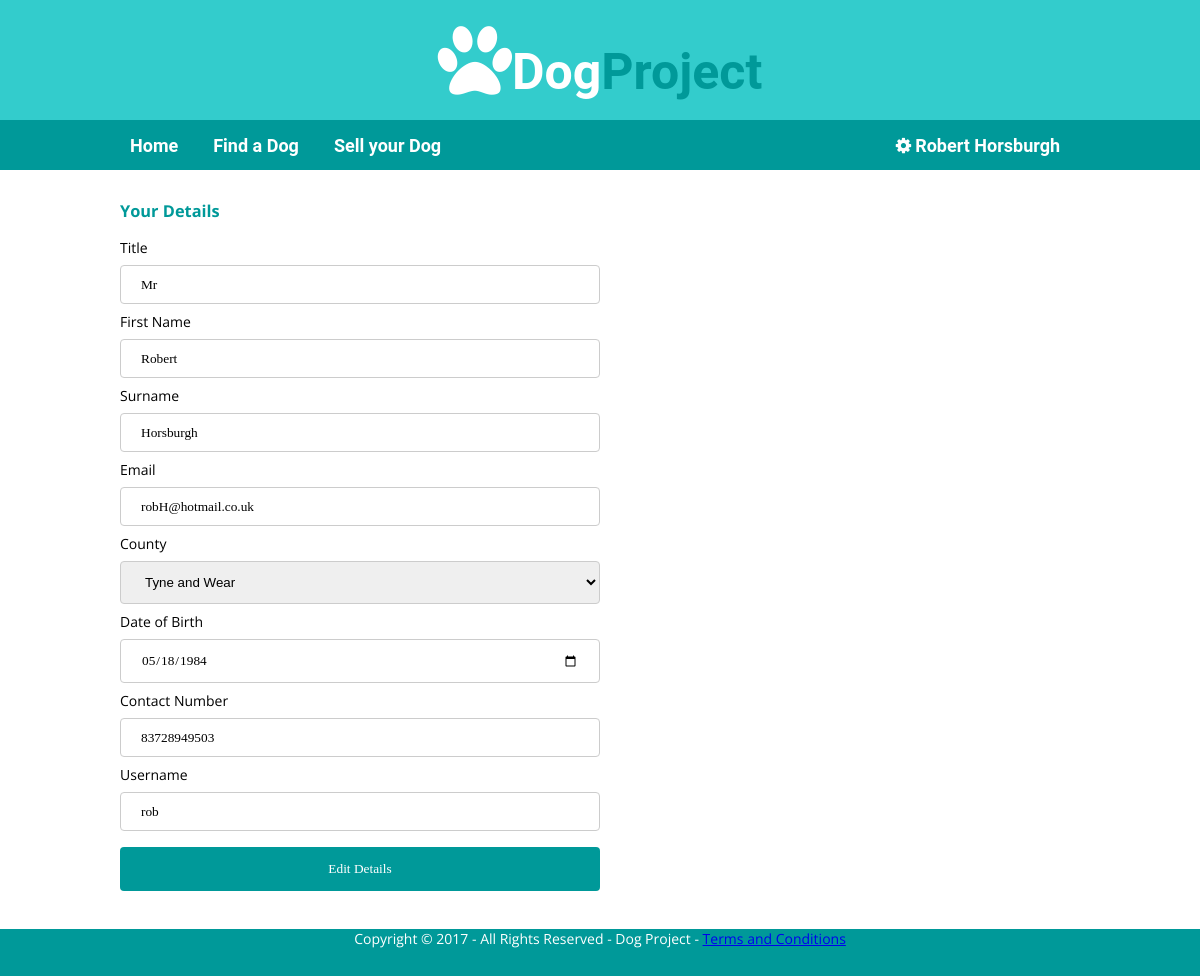
Page /mpa-dogProject/editInformation.php (signed in) on the committed database.
### tables this page shows
CREATE TABLE IF NOT EXISTS `project_users` (
`userID` smallint(6) NOT NULL,
  `title` varchar(7) NOT NULL,
  `first_name` varchar(45) NOT NULL,
  `surname` varchar(45) NOT NULL,
  `email` varchar(130) NOT NULL,
  `contact_num` varchar(11) NOT NULL,
  `username` varchar(100) NOT NULL,
  `password` varchar(60) NOT NULL,
  `birthdate` varchar(45) NOT NULL,
  `countyID` tinyint(3) NOT NULL,
  `created_at` date NOT NULL
);

CREATE TABLE IF NOT EXISTS `project_counties` (
`countyID` tinyint(3) NOT NULL,
  `countyname` varchar(128) NOT NULL
);

### Includes/userInformation.php (called while the page is built, shortened)
<?php
require_once("../Classes/Database_conn.php");
if(isset($_SESSION['userLogged']) && $_SESSION['userLogged'] == true){
	$userLoggedIn = "SELECT userID, username, first_name, surname FROM project_users WHERE userID = ?";
	$stmt = mysqli_prepare($conn, $userLoggedIn);
	mysqli_stmt_bind_param($stmt, "s", $_SESSION['userID']);
	mysqli_stmt_execute($stmt);
	$result = mysqli_stmt_get_result($stmt);
if($userInformation = mysqli_fetch_assoc($result)){
	}else{
		$userInformation = null;
		unset($_SESSION['userID']);
		$_SESSION['userLogged'] = false;
	}
}
?>

### mpa-dogProject/editInformation.php (the view, shortened to what this page needs)
<?php
	require_once("../Includes/header.php");
?>
<main id="content">
	<div class="wrapper">
	    <h3>Your Details</h3>
            <?php
		 	    include '../Classes/Database_conn.php';
                $myID = $_SESSION['userID'];
			    $userDetail = "SELECT userID, title, first_name, surname, email, contact_num, username, password, birthdate, user.countyID, county.countyID, county.countyname, created_at FROM project_users AS user
				  INNER JOIN project_counties AS county
				  ON user.countyID=county.countyID
				  WHERE userID='$myID'";
			    $queryresult = mysqli_query($conn, $userDetail)
			    or die(mysqli_error($conn));
			    while ($row = mysqli_fetch_assoc($queryresult)) {
				    $userID = $row['userID'];
				    $title = $row['title'];
				    $first_name = $row['first_name'];
				    $surname = $row['surname'];
				    $email = $row['email'];
				    $contact_num = $row['contact_num'];
				    $username = $row['username'];
				    $birthdate = $row['birthdate'];
				    $countyID = $row['countyID'];
				    $countyName = $row['countyname'];
                    echo "<form method='post' action='editAccount.php' name='editAccount'>
                    <input type='text' name='userID' value='$userID' hidden>
					<div id='form-content'>
                		<label for='title'>Title</label></br>
                    		<input type='text' name='title' required='required' value='$title'>
            		</div>
            		<div id='form-content'>
                		<label for='firstname'>First Name</label></br>
                    		<input type='text' name='firstName' required='required' value='$first_name'>
            		</div>
            		<div id='form-content'>
                		<label for='surname'>Surname</label></br>
                    		<input type='text' name='surname' required='required' value='$surname'>
            		</div>
            		<div id='form-content'>
                		<label for='email'>Email</label></br>
                    		<input type='email' required='required' id='email' required='required' name='email' value='$email'>
            		</div>
           		 	<div class='form-content'>
                		<label for='county'>County</label></br>
                    		<select id='county' name='county'>
                        		<option value='$countyID'>$countyName</option>";
       				echo "
                    		</select>
            		</div>
            		<div id='form-content'>
                		<label for='dob'>Date of Birth</label></br>
                     		<input type='date' required='required' id='dob' name='dob' value='$birthdate'>
             		</div>
             		<div id='form-content'>
                		<label for='contactNumber'>Contact Number</label></br>
                     		<input type='text' id='contactNumber' required='required' name='contactNumber' value='$contact_num'>
            		</div>
            		<div id='form-content'>
                		<label for='username'>Username</label></br>
                    		<input type='text' name='username' required='required' value='$username'>
            		</div>
            		  <input type='submit' name='edit' value='Edit Details'>
            	</form>";
			}
		 ?>
	</div>
</main>
<?php
    require_once("../Includes/footer.php");
?>

### Includes/header.php (shortened to what this page needs)
<?php
    include 'userInformation.php';
?>
<html>
<head>
    <link href="http://maxcdn.bootstrapcdn.com/font-awesome/4.5.0/css/font-awesome.min.css" rel="stylesheet">
    <link rel="stylesheet" type="text/css" href="../Style/style.css"/>
</head>
<body>
<header id="main-header">
    <div id="header-content">
        <div class="wrapper">
            <div id="header-logo">
                <a href="index.php" class="logo"><i class="fa fa-paw""></i><span class="dog">Dog</span><span class="project">Project</span></a>
            </div>
        </div>
    </div>
    <div id="header-navigation">
        <div class="wrapper">
            <nav class="left-nav">
                <ul>
                    <li><a href="index.php">Home</a></li>
                    <li><a href="findADog.php">Find a Dog</a></li>
                    <li><a href="addAdvert.php">Sell your Dog</a></li>
                </ul>
            </nav>
            <nav class="right-nav">
                 <?php if(!is_null($userInformation)): ?>
                    <ul>
                        <li class="dropdown">
                            <a href="" class="dropbtn"><i class="fa fa-cog fa-fw"></i><?php echo $userInformation['first_name'] . ' ' . $userInformation['surname'];?></a>
                <?php endif; ?>
                        </li>
                    </ul>
            </nav>
        </div>
    </div>
</header>

### Style/style.css (style rules this page uses)
body { font-family: 'Open Sans', Helvetica, sans-serif; font-size: 14px; margin: 0; }
.wrapper { width: 100%; max-width: 960px; margin: 0 auto; }
#main-header { overflow: hidden; background: #33cccc; }
#header-content { overflow: hidden; margin: 20px 0; }
#header-logo { float: left; font-size: 80px; width: 100%; text-align: center; }
#header-logo a.logo { color: white; text-decoration: none; display: block; line-height: 1; }
#header-navigation { overflow: hidden; background: #009999; font-family: 'Roboto', Helvetica, sans-serif; width: 100%; height: 50px; }
#header-navigation .left-nav { margin-left: -40px; float: left; font-size: 18px; font-weight: bold; margin-top: 0.5%; }
#header-navigation .right-nav { float: right; font-size: 18px; font-weight: bold; margin-top: 0.5%; }
#header-navigation ul { list-style: none; margin: 0; overflow: hidden; z-index: 9999; }
#header-navigation li { float: left; list-style: none; z-index: 9999; }
#header-navigation ul li { float: left; margin: 10px; margin-left: 0; }
#header-navigation ul li + li { margin-left: 5px; }
#header-navigation ul li a { color: white; text-decoration: none; padding: 10px; }
#content { margin: 30px 0; min-height: 400px; display: block; }
li { list-style: none; display:inline; }
.dog { color: white; font-family: 'Roboto', Helvetica, sans-serif; font-weight: bold; font-size: 50px; }
.project { color: #009999; font-family: 'Roboto', Helvetica, sans-serif; font-weight: bold; font-size: 50px; }
h3 { color:#009999; }
input { font-family: FontAwesome; }
#form-content { width: 100%; float: left; }
#form-content input[type=text], select { width: 50%; padding: 12px 20px; margin: 8px 0; display: inline-block; border: 1px solid #ccc; border-radius: 4px; box-sizing: border-box; }
#form-content input[type=text] { width: 50%; padding: 12px 20px; margin: 8px 0; display: inline-block; border: 1px solid #ccc; border-radius: 4px; box-sizing: border-box; }
#form-content input[type=email] { width: 50%; padding: 12px 20px; margin: 8px 0; display: inline-block; border: 1px solid #ccc; border-radius: 4px; box-sizing: border-box; }
#form-content input[type=date] { width: 50%; padding: 12px 20px; margin: 8px 0; display: inline-block; border: 1px solid #ccc; border-radius: 4px; box-sizing: border-box; }
input[type=submit] { width: 50%; background-color: #009999; color: white; padding: 14px 20px; margin: 8px 0; border: none; border-radius: 4px; cursor: pointer; }

### rows in the picture
project_users: first_name "Robert", surname "Horsburgh", title "Mr", firstName "Robert", email "robH@hotmail.co.uk", county "Tyne and Wear", dob "05/18/1984", contactNumber "83728949503", username "rob"
